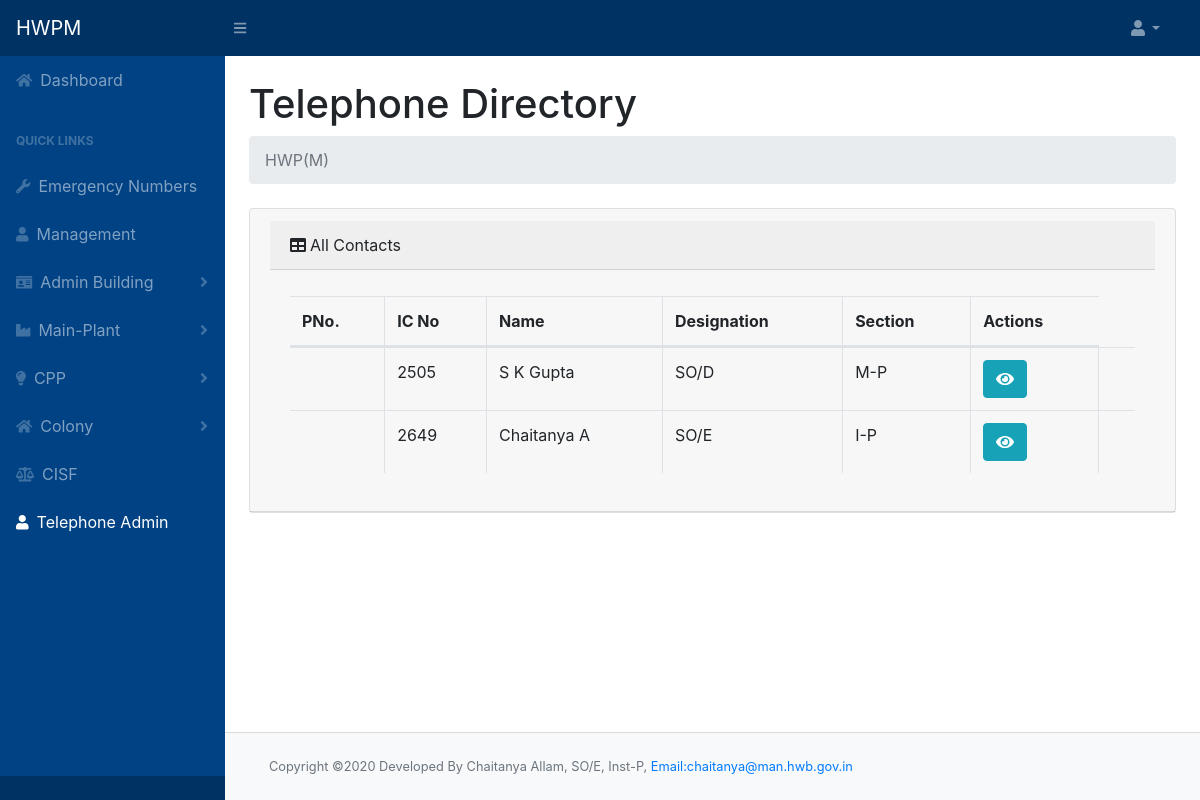
The page /teleadmin.php on the database as committed earlier.
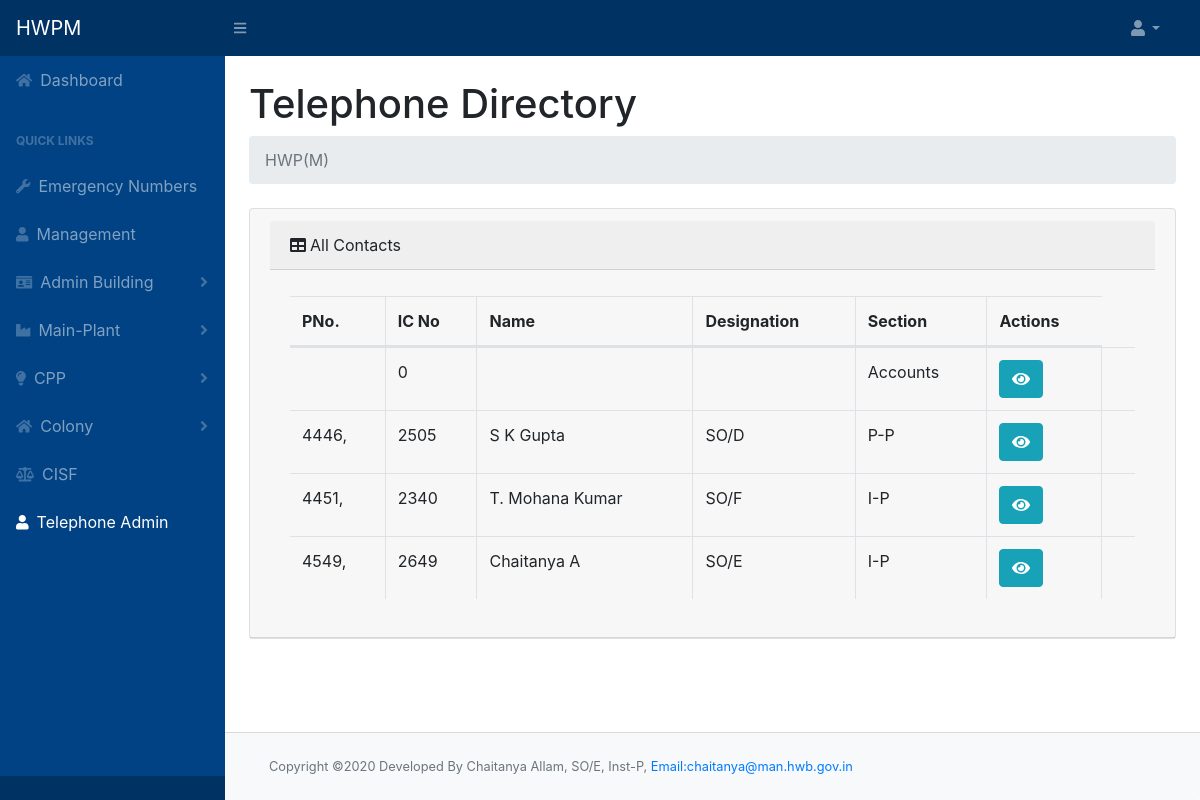
The same page on the database as committed later.
### tables this page shows
CREATE TABLE `employee` (
  `icno` int(10) NOT NULL,
  `name` varchar(50) NOT NULL,
  `designation` varchar(50) NOT NULL,
  `section` varchar(50) NOT NULL,
  `pno` int(20) NOT NULL
);

CREATE TABLE `phone_master` (
  `pno` int(10) NOT NULL,
  `parallel_pno` int(10) NOT NULL,
  `callerid_phone` int(10) NOT NULL,
  `wireless_phone` int(10) NOT NULL,
  `zero_dialing` int(10) NOT NULL,
  `jbdetails` text NOT NULL,
  `complaint_flag` tinyint(1) NOT NULL,
  `icno` int(10) NOT NULL,
  `off` tinyint(1) NOT NULL,
  `res` tinyint(1) NOT NULL,
  `emergency` tinyint(1) NOT NULL
);

### teleadmin.php (the view, shortened to what this page needs)
<!DOCTYPE html>
<html lang="en">
<?php include "header.php";
?>
<div id="layoutSidenav_content">
    <main>
        <div class="container-fluid">
            <h1 class="mt-4">Telephone Directory </h1>
            <ol class="breadcrumb mb-4">
                <li class="breadcrumb-item active">HWP(M)</li>
            </ol>
            <div class="card mb-4">
                <div class="card-header">
                    <div class="card-header"><i class="fas fa-table mr-1"></i>All Contacts</div>
                    <div class="card-body">
                        <div class="table-responsive table-hover">
                            <table class="table table-bordered" id="dataTable" width="100%" cellspacing="0">
                                <thead>
                                    <tr>
                                        <th>PNo.</th>
                                        <th>IC No</th>
                                        <th>Name</th>
                                        <th>Designation</th>
                                        <th>Section</th>
                                        <th>Actions</th>
                                    </tr>
                                </thead>
                                <tbody>
                                    <?php
                                    $query = $conn->query("SELECT `icno`,`name`,`designation`,`section` FROM `employee` ORDER BY `pno`");
                                    while ($row = $query->fetch_assoc()) {
                                        echo "<tr>";
                                    ?>
                                        <td>
                                            <?php
                                            include "get_off_phone.php";
                                            ?>
                                        </td>
                                        <td><?php echo $row['icno'] ?></td>
                                        <td><?php echo $row['name'] ?></td>
                                        <td><?php echo $row['designation'] ?></td>
                                        <td><?php echo $row['section'] ?></td>
                                        <td>
                                        <button type="button" class="btn btn-info" data-toggle="modal" data-target="#myModalview" id="getUser" data-id="<?php echo $row['icno'] ?>"><i class="fa fa-eye"></i></button>
                                        </td>
                                        <td>
                                        </td>
                                    <?php
                                        echo "</tr>";
                                    } ?>
                                </tbody>
                            </table>
                        </div>
                    </div>
                </div>
            </div>
        </div>
    </main>
    <br>
    <footer class="py-4 bg-light mt-auto card-footer">
        <div class="container-fluid">
            <div class="d-flex align-items-center justify-content-between small">
                <div class="text-muted">Copyright &copy;2020 Developed By Chaitanya Allam, SO/E, Inst-P, <a href="mailto:chaitanya@man.hwb.gov.in" style="font-size:0.8rem">Email:chaitanya@man.hwb.gov.in</a></div>
            </div>
        </div>
    </footer>
</div>
<?php include "footer.php" ?>

### header.php (shortened to what this page needs)
<head>
    <link href="css/styles.css" rel="stylesheet" />
    <link href="css/dataTables.bootstrap4.min.css" rel="stylesheet" />
</head>
<body class="sb-nav-fixed">
    <nav class="sb-topnav navbar navbar-expand navbar-dark bg-dark">
        <a class="navbar-brand" href="index.php">HWPM</a>
        <button class="btn btn-link btn-sm order-1 order-lg-0" id="sidebarToggle" href="#"><i class="fas fa-bars"></i></button>
        <ul class="navbar-nav ml-auto mr-0 mr-md-3 my-2 my-md-0">
            <li class="nav-item dropdown">
                <a class="nav-link dropdown-toggle" id="userDropdown" href="#" role="button" data-toggle="dropdown" aria-haspopup="true" aria-expanded="false"><i class="fas fa-user fa-fw"></i></a>
            </li>
        </ul>
    </nav>
    <div id="layoutSidenav">
        <div id="layoutSidenav_nav">
            <nav class="sb-sidenav accordion sb-sidenav-dark" id="sidenavAccordion">
                <div class="sb-sidenav-menu">
                    <div class="nav">
                        <a class="nav-link" href="index.php">
                            <div class="sb-nav-link-icon"><i class="fas fa-home"></i></div>
                            Dashboard
                        </a>
                        <div class="sb-sidenav-menu-heading">Quick Links</div>
                        <a class="nav-link collapsed" href="mech.php">
                            <div class="sb-nav-link-icon"><i class="fas fa-wrench"></i></div>
                            Emergency Numbers
                        </a>
                        <a class="nav-link collapsed" href="managers.php">
                            <div class="sb-nav-link-icon"><i class="fas fa-user"></i></div>
                            Management
                        </a>
                        <a class="nav-link collapsed" href="#">
                            <div class="sb-nav-link-icon"><i class="fas fa-id-card"></i></div>
                            Admin Building
                            <div class="sb-sidenav-collapse-arrow"><i class="fas fa-angle-down"></i></div>
                        </a>
                        <a class="nav-link collapsed" href="mp.php">
                            <div class="sb-nav-link-icon"><i class="fas fa-industry"></i></div>
                            Main-Plant
                            <div class="sb-sidenav-collapse-arrow"><i class="fas fa-angle-down"></i></div>
                        </a>
                        <a class="nav-link collapsed" href="cpp.php">
                            <div class="sb-nav-link-icon"><i class="fas fa-lightbulb"></i></div>
                            CPP
                            <div class="sb-sidenav-collapse-arrow"><i class="fas fa-angle-down"></i></div>
                        </a>
                        <a class="nav-link collapsed" href="colony.php">
                            <div class="sb-nav-link-icon"><i class="fas fa-home"></i></div>
                            Colony
                            <div class="sb-sidenav-collapse-arrow"><i class="fas fa-angle-down"></i></div>
                        </a>
                        <a class="nav-link collapsed" href="#">
                            <div class="sb-nav-link-icon"><i class="fas fa-balance-scale"></i></div>
                            CISF
                        </a>
                        <a class="nav-link collapsed" href="teleadmin.php">
                            <div class="sb-nav-link-icon"><i class="fas fa-user"></i></div>
                            Telephone Admin
                        </a>
                    </div>
                </div>
                <div class="sb-sidenav-footer">
                </div>
            </nav>
        </div>

### footer.php (shortened to what this page needs)
    </body>
</html>

### get_off_phone.php
<?php
require_once"config.php";
if (isset($_GET['icno'])) {
    $icno = $_GET['icno'];
    $query_string = "SELECT * FROM `phone_master` where `icno`='" . $icno . "'";
    $query2 = $conn->query($query_string);
    $num_rows = $query2->num_rows;
    if ($num_rows != 0) {
        while ($row2=$query2->fetch_assoc())
        {
            if($row2['off']==1)
            echo $row2['pno'].", ";
        }
    }
}

Rows that differ between the two databases and show on the page:
added employee: icno "0", section "Accounts"
changed employee "S K Gupta": section "M-P" → "P-P"
added phone_master: pno "4446", shown under employee "S K Gupta"
added employee: icno "2340", name "T. Mohana Kumar", designation "SO/F", section "I-P"
added phone_master: pno "4451", shown under "2340"
added phone_master: pno "4549", shown under employee "Chaitanya A"
